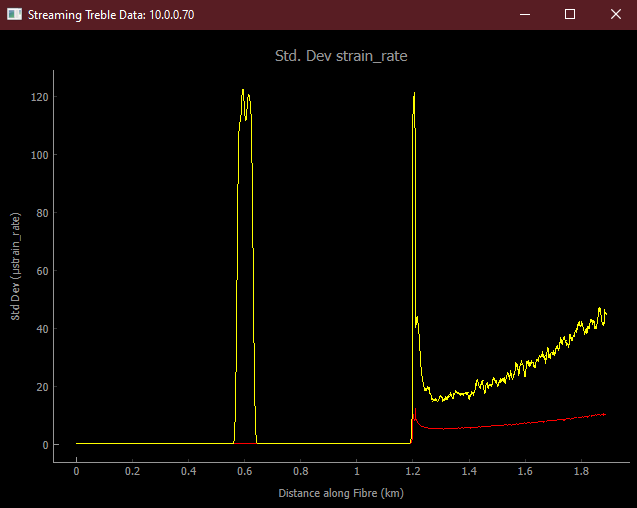

Reproduce this figure in Python.
"""
Example script using PYQTGRAPH and Client Functions to plot realtime Terra15 Treble Std Dev data.
"""

### Pyside6, Pyside2, or PyQt5 must be installed for correct display.
### Pyside6 is preferred.

### The "treble" API package must be installed to run the Treble API.
### Download links can be provided by Terra15.

### SETUP PARAMETERS ################################################################################
treble_ip = "10.0.0.70"
server_port = "48000"
n_frames = 1
update_rate = 0.16  # (s)
########################################################################################################


import numpy as np
import pyqtgraph as pg
from pyqtgraph.Qt import QtCore
from treble import acq_client

# setup Treble connection
client = acq_client.acq_Client()
client.connect_to_server(f"tcp://{treble_ip}:{server_port}")
_, md = client.fetch_data_product([-1], timeout=20000)

# CREATE PLOT WINDOW
app = pg.mkQApp("Plotting Example")

win = pg.GraphicsLayoutWidget(title=f"Streaming Treble Data: {treble_ip}")
win.setWindowTitle(f"Streaming Treble Data: {treble_ip}")

p1 = win.addPlot(title=f"Std. Dev {md['data_product']}")
p1.setLabel("bottom", text="Distance along Fibre", units="m")
p1.setLabel("left", text="Std Dev", units=f"{md['data_product']}")
low_curve = p1.plot(pen="r")
rms_curve = p1.plot(pen="y")

win.show()

low_hold = None
inc = 0
def update_plot():
    global p1, inc, low_hold

    rms, md = client.fetch_data_product(
        list(range(-n_frames + 1, 1, 1)),
        timeout=20000,
        with_client_fn="calc_rms_multiframe",
    )
    if rms is None:
        low_hold = None
        return

    x = np.arange(md["nx"]) * md["dx"] + md["sensing_range"][0]

    rms_curve.setData(x, rms)

    if low_hold is None:
        low_hold = rms

    low_hold = np.minimum(low_hold, rms)

    low_curve.setData(x, low_hold)
    inc += 1

timer = QtCore.QTimer()
timer.timeout.connect(update_plot)
timer.start(update_rate * 1000)

if __name__ == "__main__":

    pg.exec()
